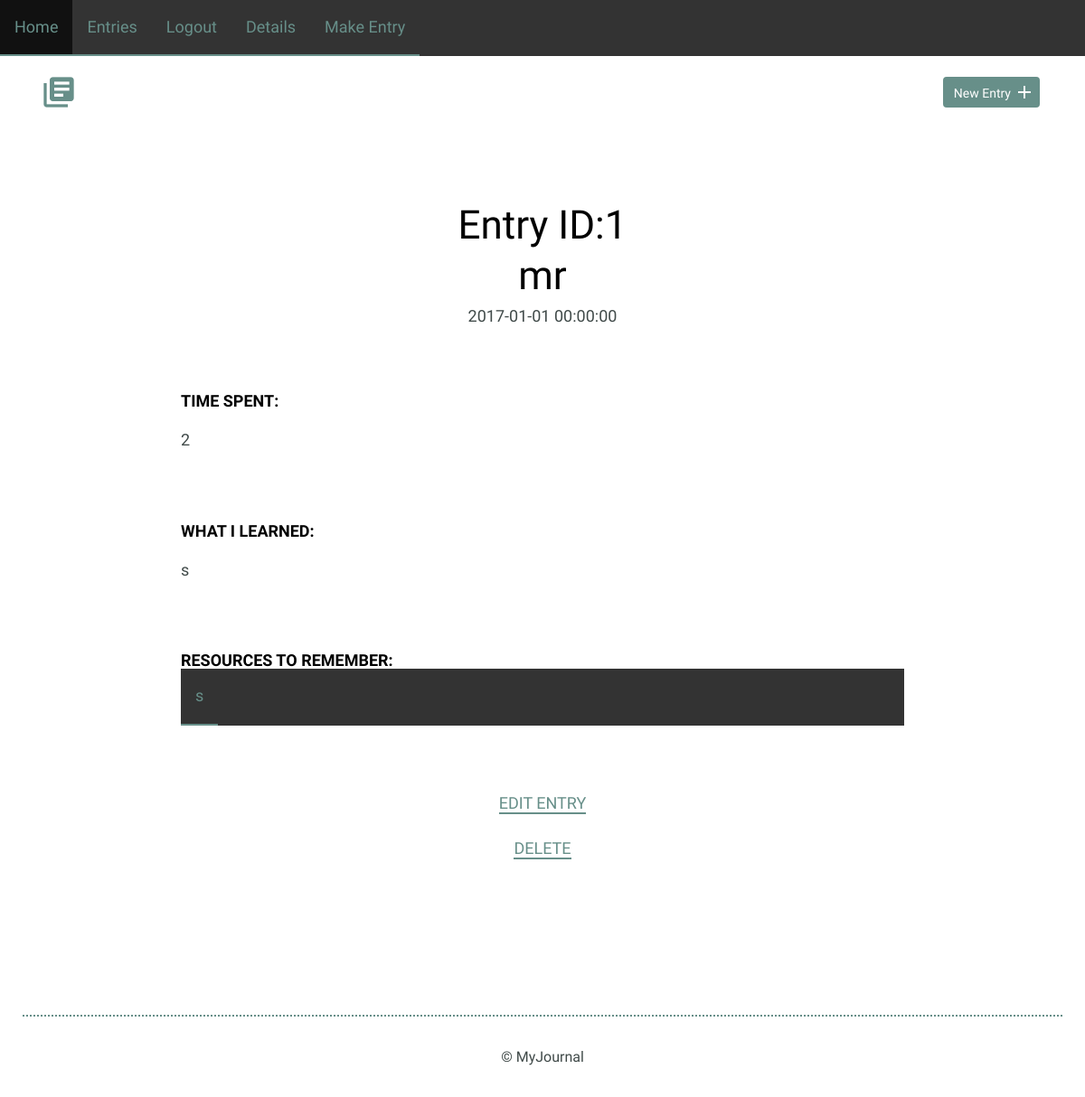
Page /details (signed in) on the earlier database version.
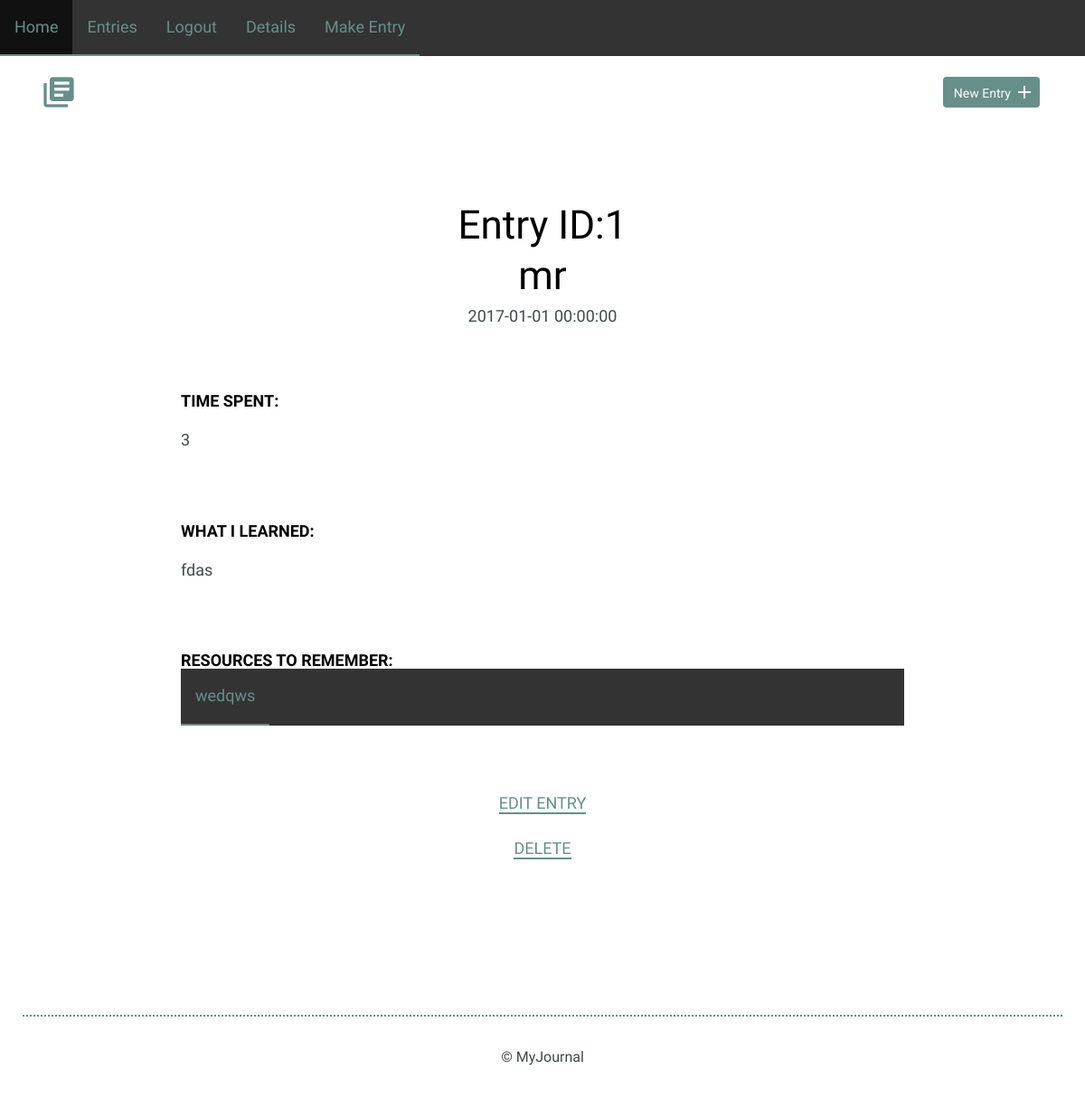
Same page on the later database version.
### Learning_Journal/models.py (models this page shows, shortened)
class Journal_Entry(db.Model, UserMixin):
    users = db.relationship(User)
    id = db.Column(db.Integer, primary_key=True)
    title = db.Column(db.String)
    date = db.Column(db.DateTime, default=datetime.datetime.utcnow)
    time_spent = db.Column(db.Integer)
    what_i_learned = db.Column(db.Text)
    resources_to_remember = db.Column(db.Text)
    owner_id = db.Column(db.Integer, db.ForeignKey("user.id"))

### Learning_Journal/Journals/views.py (the view)
@journal_blueprint.route("/details")
@login_required
def details():
    print(current_user.name)
    journals = Journal_Entry.query.all()
    return render_template("detail.html", journals=journals)

### Learning_Journal/models.py (called while the page is built)
@login_manager.user_loader
def user_loader(user_id):
    return User.query.get(user_id)

### Learning_Journal/templates/detail.html
{%  extends "base.html" %}
{% block content %}
        <header>
            <div class="container">
                <div class="site-header">
                    <a class="logo" href="index.html"><i class="material-icons">library_books</i></a>
                    <a class="button icon-right" href="{{ url_for("journal_blueprint.add_edit") }}"><span>New Entry</span> <i class="material-icons">add</i></a>
                </div>
            </div>
        </header>
        <section>
            <div class="container">
                <div class="entry-list single">
                    {% for thing in journals %}
                        <article>
                        <h1> Entry ID:{{ thing.id }}</h1>
                        <h1>{{ thing.title }}</h1>
                        <time>{{ thing.date }}</time>
                        <div class="entry">
                            <h3>Time Spent: </h3>
                            <p>{{ thing.time_spent }}</p>
                        </div>
                        <div class="entry">
                            <h3>What I Learned:</h3>
                            <p>{{ thing.what_i_learned }}</p>
                        </div>
                        <div class="entry">
                            <h3>Resources to Remember:</h3>
                            <ul>
                                <li><a href="">{{ thing.resources_to_remember }}</a></li>
                            </ul>
                        </div>
                    </article>
                    <div class="edit">
                        <p><a href="{{ url_for("journal_blueprint.update", journal_post_id=thing.id) }}">Edit Entry</a></p>
                        <p><a href="{{ url_for("journal_blueprint.delete_post", journal_post_id=thing.id) }}">Delete</a></p>
                    </div>
                    {% endfor %}
                </div>
            </div>
        </section>
        <footer>
            <div>
                &copy; MyJournal
            </div>
        </footer>
{% endblock %}

### Learning_Journal/templates/base.html (shortened to what this page needs)
<!DOCTYPE html>
<html lang="en">
<head>
    <link rel="stylesheet" href="/static/normalize.css">
    <link rel="stylesheet" href="/static/site.css">
</head>
<body>
    <ul>
        <li class=""><a href="{{ url_for("core_blueprint.index_page") }}">Home</a></li>
        <li class=""><a href="{{ url_for("core_blueprint.list_page") }}">Entries</a></li>
        {% if current_user.is_authenticated %}
        <li><a href="{{ url_for("users_blueprint.logout") }}">Logout</a></li>
        <li><a href="{{ url_for("journal_blueprint.details") }}">Details</a></li>
        <li><a href="{{ url_for("journal_blueprint.add_edit") }}">Make Entry</a></li>
        {%  else %}
        <li><a href="{{ url_for("users_blueprint.login") }}">Login</a></li>
        <li><a href="{{ url_for("users_blueprint.register") }}">Register</a></li>
        {% endif %}
    </ul>
    <div class="container">
        {% block content %}
        {% endblock %}
    </div>
</body>
</html>

### Learning_Journal/static/site.css (style rules this page uses)
body { font-size: 16px; color: #404a49; font-family: 'Cousine', serif; font-weight: 400; }
.container { margin: 0 auto; padding: 0 25px; }
header .site-header { margin: 0 auto; height: 95px; }
header .logo i { color: #678f89; margin: 20px 0 0 -5px; float: left; font-size: 40px; }
header .button { float: right; margin: 33px 0 0 0; }
footer { text-align: center; padding: 35px 0; border-top: 2px dotted #678f89; }
.button { padding: 8px 10px 6px 10px; background: #678f89; border: 2px solid #678f89; border-radius: 4px; text-decoration: none; color: #FFF; position: relative; text-align: center; font-size: 14px; }
.button.icon-right { padding-right: 30px; top: -10px; }
.button.icon-right i { position: absolute; top: 3px; right: 3px; }
h1, h2, h3 { margin: 0; font-weight: 400; line-height: 1em; color: #000; }
h1 { font-size: 44px; margin-bottom: 12px; }
h3 { font-size: 18px; font-family: 'Work Sans', serif; font-weight: 600; text-transform: uppercase; }
p { line-height: 1.8em; font-size: 18px; }
p a { border-bottom: 2px solid #678f89; padding: 0; color: #678f89; text-decoration: none; }
ul li { line-height: 1.8em; font-size: 18px; }
ul li a { border-bottom: 2px solid #678f89; line-height: 1.8em; color: #678f89; text-decoration: none; }
ul { list-style-type: none; margin: 0; padding: 0; overflow: hidden; background-color: #333; }
li { float: left; }
li a { display: block; color: white; text-align: center; padding: 14px 16px; text-decoration: none; }
.entry-list, .edit-entry, .new-entry { max-width: 800px; margin: 0 auto; padding: 70px 0 150px 0; }
.entry-list article { margin-bottom: 70px; text-align: center; }
.entry-list.single { padding-bottom: 70px; }
.entry-list.single time { font-size: 18px; }
.entry { max-width: 800px; margin: 75px auto 0 auto; text-align: left; }
.entry p { margin-bottom: 40px; }
.edit { padding-bottom: 80px; text-align: center; margin: 0 auto; }
.edit a { font-weight: 400; text-transform: uppercase; font-size: 18px; }

Differences in the rows shown:
changed Journal_Entry "mr": time_spent "2" → "3"; what_i_learned "s" → "fdas"; resources_to_remember "s" → "wedqws"
